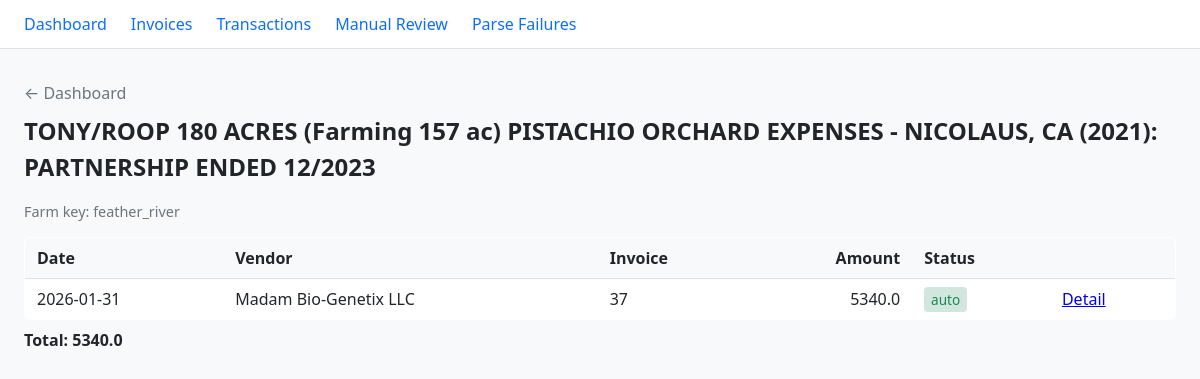
The app's page /farm/feather_river, older data.
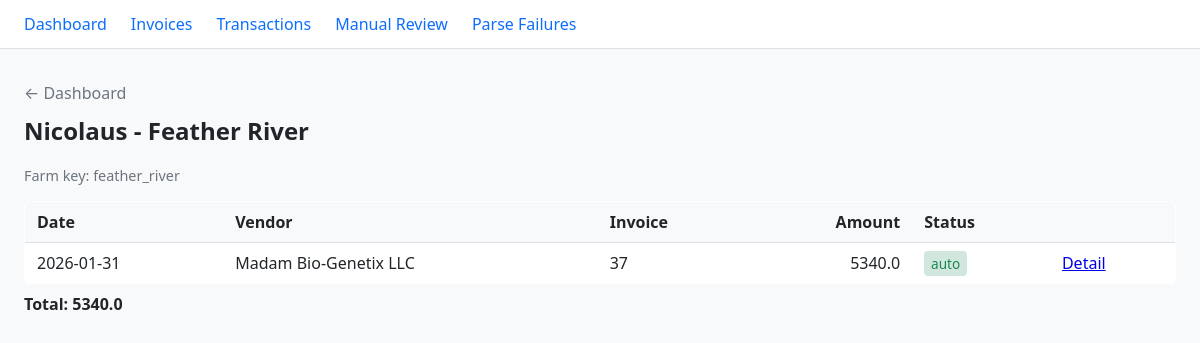
The same page, newer data.
### tables this page shows
CREATE TABLE farms (
    farm_key TEXT PRIMARY KEY,
    display_name TEXT NOT NULL,
    created_at TEXT NOT NULL DEFAULT (datetime('now')),
    updated_at TEXT NOT NULL DEFAULT (datetime('now'))
);

### core/api.py (the view)
@app.get("/farm/{farm_key}", response_class=HTMLResponse)
async def farm_detail(request: Request, farm_key: str) -> HTMLResponse:
    farms = queries.get_farms()
    farm_key_exists = any(f.get("farm_key") == farm_key for f in farms)
    if not farm_key_exists:
        raise HTTPException(status_code=404, detail="Farm not found")
    transactions = queries.get_transactions(limit=200, farm_key=farm_key)
    farm_name = next((f.get("display_name") or farm_key for f in farms if f.get("farm_key") == farm_key), farm_key)
    total_cents = sum((t.get("total_cents") or 0) for t in transactions)
    return templates.TemplateResponse(
        "farm_detail.html",
        {
            "request": request,
            "farm_key": farm_key,
            "farm_name": farm_name,
            "transactions": transactions,
            "total_cents": total_cents,
            "cents_to_dollars": _cents_to_dollars,
            "money": _money,
        },
    )

### templates/farm_detail.html (shortened to what this page needs)
{% extends "base.html" %}
{% block content %}
<p class="back"><a href="/">← Dashboard</a></p>
<h1>{{ farm_name }}</h1>
<p class="meta">Farm key: {{ farm_key }}</p>
<table class="table">
  <thead>
    <tr>
      <th>Date</th>
      <th>Vendor</th>
      <th>Invoice</th>
      <th class="num">Amount</th>
      <th>Status</th>
      <th></th>
    </tr>
  </thead>
  <tbody>
    {% for t in transactions %}
    <tr>
      <td>{{ t.invoice_date or '—' }}</td>
      <td>{{ t.vendor_name or t.vendor_key or '—' }}</td>
      <td>{{ t.invoice_number or '—' }}</td>
      <td class="num">{{ cents_to_dollars(t.total_cents) }}</td>
      <td><span class="status status-{{ t.status }}">{{ t.status }}</span></td>
      <td><a href="/transactions/{{ t.id }}">Detail</a></td>
    </tr>
    {% else %}
    <tr><td colspan="6">No transactions.</td></tr>
    {% endfor %}
  </tbody>
</table>
<p class="total-line">Total: {{ cents_to_dollars(total_cents) }}</p>
{% endblock %}

Row changes from the older to the newer data that the page shows:
changed farms: display_name "TONY/ROOP 180 ACRES (Farming 157 ac) PISTACHIO ORCHARD EXPENSES - NICOLAUS, CA (2021): PARTNERSHIP ENDED 12/2023" → "Nicolaus - Feather River"
